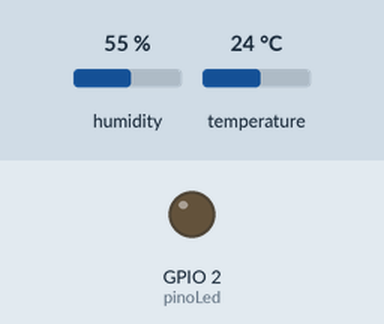
This sketch was run on a simulated ESP32. On the bench: output pins drawn as LEDs (lit = HIGH). Inputs (shaded band) come from the test bench; at power-on: humidity 55 %, temperature 24 °C. WiFi joins after 1.5 s; servers stay silent unless stated; random numbers use the default seed unless the sketch sets one; no MQTT or app messages arrive unless stated; what the sketch prints to the serial monitor is not drawn.

Above: at 0.1 s.
At 1.6 s:
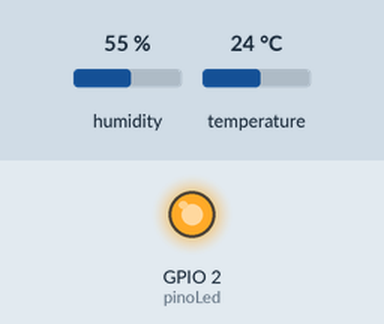
Timing chart, 0 to 3.1 s (numbered marks = the images above):
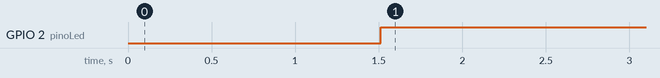

The sketch:

main.ino
```cpp
#include <WiFi.h> //biblioteca para conexão WiFi
#include <PubSubClient.h> //biblioteca para conexão MQTT
#include <DHT.h> //biblioteca para módulo DHT11/DHT22

// configurações para rede Wi-Fi
const char* ssid = "Rede";
const char* password = "123456789";


// configuração do Broker MQTT
const char* mqttServer = "broker.hivemq.com"; // Endereço do broker publico
const int mqttPort = 1883; // porta padrão MQTT
const char* mqttTopic = "caputti/lerSensor"; // Tópico onde os dados serão publicados

//Configuração do DHT22
#define DHTPIN 21 // Pino onde o sensor DHT esá conectado
#define DHTTYPE DHT11 // tipo do sensor
DHT dht(DHTPIN, DHTTYPE); //Cria objeyo "dht" com o pino e tipo do sensor

bool wasConnected = false; // Variavel de status de conexão

// Instancia dos Objetos das Bibliotecas
WiFiClient espClient; // Cliente do WiFi
PubSubClient client ( espClient ); // Cliente MQTT usando WiFi

unsigned long lastMsg = 0; //Armazenar o tempo da ultima mensagem enviada
const long interval = 2000; // Intervalo entre publicações (2 segundos)

const int pinoLed = 2; // Pino do LED embutido no ESP32

void setup_wifi() {
  delay(10);  // Pequeno atraso inicial

// Configurar o pinoLed como saída
  pinMode(pinoLed, OUTPUT);
  Serial.println("Conectando ao WiFi...");
  WiFi.begin(ssid, password); // Inicia conexão Wi-Fi
  while (WiFi.status() != WL_CONNECTED) { // Aguarda até conectar
    delay(500); Serial.print(".");
  }
  Serial.println("\n✅ WiFi conectado. IP: " + WiFi.localIP().toString());
}

// Função para reconectar ao Broker MQTT (Servidor), se desconectado.
void reconnect(){
  // ID Randomico
  String clientId = "Esp32_" + String(random(0xffff), HEX);
  while(!client.connected()){
    Serial.println("Tentando conectar ao MQTT...");
    if(client.connect(clientId.c_str())){ // Tenta fazer a conexao com o ID Esp32Client
      Serial.println("Conectado ao Broker.");
    }else{
      Serial.println("Falha ao conectar-se... Tentando novamente em 5s...");
      Serial.print("Código da Falha: ");
      Serial.println(client.state()); // Exibe codigo do erro
      delay(5000);  // Espera para tentar novamente
    }
  }
}

void setup(){
  Serial.begin(115200); // inicia comunicação serial
  dht.begin();  // inicializa o sensor DHT22
  setup_wifi(); // inicia e conectano wifi
  client.setServer(mqttServer, mqttPort); // define o servidor MQTT e porta
}

void loop(){
   if(WiFi.status() == WL_CONNECTED){
      digitalWrite(pinoLed, HIGH);
    }else{
      digitalWrite(pinoLed, LOW);
    }
  if(!client.connected()){ //verifca se está conectado ao broker
    reconnect(); //se não estiver, tenta reconectar
  }
  client.loop(); // mantém a conexão MQTT ativa

  unsigned long now = millis(); //Pega o tempo atual
  if(now - lastMsg > interval ){ //Verifica se já passou o intervelo de envio
    lastMsg = now; //Atualiza o tempo da última mensagem

    //Pegar os valores de temperatura e umidade do sensor
    float h = dht.readHumidity();
    float t = dht.readTemperature();

    if(isnan(h) || isnan(t)){ // Verifica se houve erro na leitura
        Serial.println("Erro ao ler Sensor DHT11.");
        return; // Sai da função se houver erro
    }

    //Cria uma variavel no formato JSON]
    String payload = "{";
    payload += "\"temperatura\": " + String(t,1) + ","; // Um dígito decimal
    payload += "\"umidade\": " + String(h,1); // Um dígito decimal
    payload += "}";

    Serial.print("Publicando: ");
    Serial.println(payload);
    client.publish(mqttTopic, payload.c_str()); // Publica no tópico definido


  }

}
```

Measured:
- by itself, GPIO 2 (pinoLed): LOW → HIGH at 1.5 s
